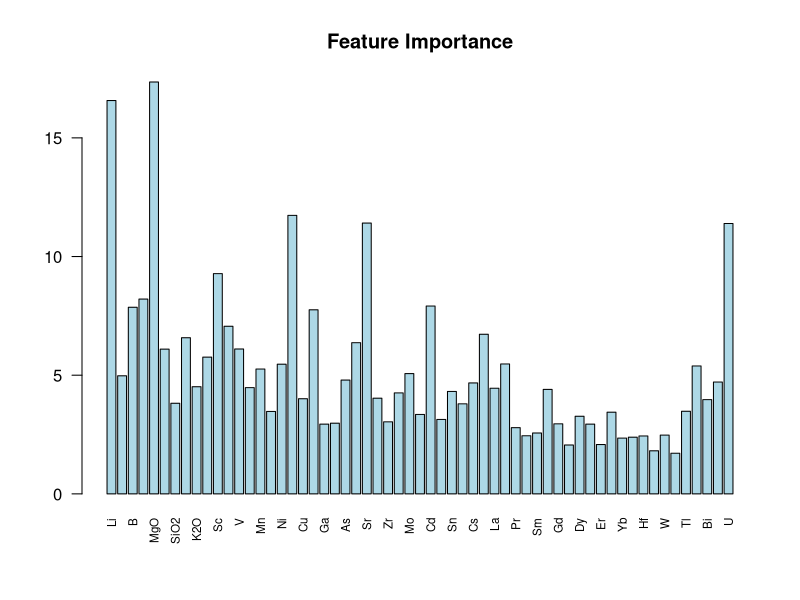

Reproduce this figure in R. (Note: this script raises an error after producing the figure.)

#### Random Forest (RF) Classifier
#Train Random Forest model with k-fold stratified cross-validation for multi-class classsificaton 

install.packages("randomForest")
library(randomForest)
library(readxl)
library(caret)


chert <- read_excel("Geology LAICPMS.xlsx") 
head(chert)

chert <- chert[, !names(chert) %in% c("ANID")] 

print(chert)

#ensure the target class variable is a factor
chert$Group <- as.factor(chert$Group)
table(chert$Group)

# Clean the class levels by making them valid R variable names
levels(chert$Group) <- make.names(levels(chert$Group))
# Check if the levels have been fixed
levels(chert$Group)

set.seed(123)  # For reproducibility

# Define control parameters for cross-validation
train_control <- trainControl(method = "cv",            # Cross-validation method
                              number = 10,             # Number of folds (10-fold CV)
                              classProbs = TRUE,       # Calculate class probabilities (for ROC, etc.)
                              summaryFunction = defaultSummary) # Used for binary classification metrics (use confusionMatrix for multiclass)


# Train the Random Forest model
rf_model <- train(Group ~ .,          # Target variable ~ predictors
                  data = chert,       # The dataset
                  method = "rf",      # Random Forest method
                  trControl = train_control,  # Cross-validation settings
                  metric = "Accuracy")       # Metric to optimize (you can use others like 'ROC' for binary classification)

# Print model summary
print(rf_model)

# Get the cross-validation results (e.g., accuracy)
rf_model$results

# Confusion matrix
confusionMatrix(rf_model)

#feature importance 
importance_scores <- importance(rf_model$finalModel)

barplot(importance_scores[, 1], 
        main = "Feature Importance", 
        col = "lightblue", 
        las = 2, 
        cex.names = 0.7)


##### RFECV
# Load necessary libraries
library(caret)
library(MASS)  # For LDA
library(e1071)  # For SVM

set.seed(123)

# Step 1: Perform RFECV for feature selection using Random Forest
train_control <- trainControl(method = "cv", 
                              number = 10, 
                              savePredictions = "all", 
                              returnResamp = "all", 
                              classProbs = TRUE)

# Train a Random Forest model with RFECV (recursive feature elimination + cross-validation)
rfecv_model <- rfe(Group ~ ., 
                   data = chert, 
                   sizes = c(1:4),  # Try different number of features
                   rfeControl = rfeControl(functions = rfFuncs, method = "cv"))

# Print the results of RFECV (showing selected features)
print(rfecv_model)

# Step 2: Extract the selected features
selected_features <- rfecv_model$optVariables
print(selected_features)

# Subset the data with selected features
selected_data <- chert[, c(selected_features, "Group")]

# Step 3: Train a Linear Discriminant Analysis (LDA) model using selected features
lda_model <- lda(Group ~ ., data = selected_data)

# Step 4: Evaluate the LDA model's performance
lda_predictions <- predict(lda_model, selected_data)
confusionMatrix(lda_predictions$class, selected_data$Group)


#Extract the LDA scores (the projections onto LDA1 and LDA2)
lda_scores <- predict(lda_model)$x  # This gives the LDA1 and LDA2 components

lda_data <- data.frame(LDA1 = lda_scores[, 1],
                       LDA2 = lda_scores[, 2],
                       Class = train_data$Group)

ggplot(lda_predictions, aes(LD1, LD2)) +
  geom_point(aes(color = Group)) +
  stat_ellipse(aes(color = Group))

# introduce artifacts 
artifacts <- read_excel("Artifacts.xlsx") 
head(artifacts)

# Subset new data to only include the selected features (ensure the same columns)
new_data_subset <- artifacts[, selected_features]

# Make predictions using the trained LDA model
lda_predictions <- predict(lda_model, new_data_subset, type = "response")

# View the predicted probabilities for each class
print(lda_predictions$posterior)


# Create a data frame with names, predicted classes, and probabilities
prediction_table <- data.frame(
  Predicted_Class = lda_predictions$class,
  Predicted_Probability = apply(lda_predictions$posterior, 1, function(x) max(x))  # Prob of predicted class
)

# View the prediction table
print(prediction_table)


#####
cv_results <- rf_model$resample
print(cv_results)

# Get importance for each fold:
fold_importances <- list()


# Access fold indices from resample object
for (i in 1:nrow(cv_results)) {
  # Access the resample indices for fold 'i'
  fold_train_indices <- rf_model$pred[rf_model$pred$Resample == paste0("Fold", i),]
  
  # Use the indices to extract the training data for this fold
  fold_train_data <- chert[fold_train_indices$rowIndex, ]
  
  # Check if the fold has at least two classes before training
  if (length(unique(fold_train_data$Species)) > 1) {
    # Train a Random Forest model on this fold's data
    fold_rf_model <- randomForest(Group ~ ., data = fold_train_data, importance = TRUE)
    
    # Store the importance scores for this fold
    fold_importances[[i]] <- importance(fold_rf_model)
  } else {
    cat("Fold", i, "only contains one class, skipping.\n")
  }
}




library(ggplot2)
# Assuming 'importance_scores' is the output from randomForest::importance() and contains the importance values

# Convert the importance_scores to a data frame
importance_df <- as.data.frame(importance_scores)

# Normalize the importance (optional, relative to maximum)
importance_df$normalized_importance <- importance_df[, "MeanDecreaseGini"] / max(importance_df[, "MeanDecreaseGini"])

ggplot(importance_df, aes(x = reorder(rownames(importance_df), normalized_importance), 
                          y = normalized_importance, fill = normalized_importance)) +
  geom_boxplot(alpha = 0.3) +
  theme(axis.text.x = element_text(angle = 90, hjust = 1)) +  # Rotate x-axis labels for better readability
  labs(title = "Feature Importance",
       x = "Features",
       y = "Normalized Importance") +
  theme_minimal()






#### Random Forest (RF) Classifier
#Train Random Forest model with k-fold stratified cross-validation for multi-class classsificaton 

install.packages("randomForest")
library(randomForest)
library(readxl)
library(caret)


chert <- read_excel("Geology LAICPMS.xlsx") 
head(chert)

chert <- chert[, !names(chert) %in% c("ANID")] 

print(chert)

#ensure the target class variable is a factor
chert$Group <- as.factor(chert$Group)
table(chert$Group)

# Clean the class levels by making them valid R variable names
levels(chert$Group) <- make.names(levels(chert$Group))
# Check if the levels have been fixed
levels(chert$Group)

set.seed(123)  # For reproducibility

# Define control parameters for cross-validation
train_control <- trainControl(method = "cv",            # Cross-validation method
                              number = 10,             # Number of folds (10-fold CV)
                              classProbs = TRUE,       # Calculate class probabilities (for ROC, etc.)
                              summaryFunction = defaultSummary) # Used for binary classification metrics (use confusionMatrix for multiclass)


# Train the Random Forest model
rf_model <- train(Group ~ .,          # Target variable ~ predictors
                  data = chert,       # The dataset
                  method = "rf",      # Random Forest method
                  trControl = train_control,  # Cross-validation settings
                  metric = "Accuracy")       # Metric to optimize (you can use others like 'ROC' for binary classification)

# Print model summary
print(rf_model)

# Get the cross-validation results (e.g., accuracy)
rf_model$results

# Confusion matrix
confusionMatrix(rf_model)

#feature importance 
importance_scores <- importance(rf_model$finalModel)

barplot(importance_scores[, 1], 
        main = "Feature Importance", 
        col = "lightblue", 
        las = 2, 
        cex.names = 0.7)


##### RFECV
# Load necessary libraries
library(caret)
library(MASS)  # For LDA
library(e1071)  # For SVM

set.seed(123)

# Step 1: Perform RFECV for feature selection using Random Forest
train_control <- trainControl(method = "cv", 
                              number = 10, 
                              savePredictions = "all", 
                              returnResamp = "all", 
                              classProbs = TRUE)

# Train a Random Forest model with RFECV (recursive feature elimination + cross-validation)
rfecv_model <- rfe(Group ~ ., 
                   data = chert, 
                   sizes = c(1:4),  # Try different number of features
                   rfeControl = rfeControl(functions = rfFuncs, method = "cv"))

# Print the results of RFECV (showing selected features)
print(rfecv_model)

# Step 2: Extract the selected features
selected_features <- rfecv_model$optVariables
print(selected_features)

# Subset the data with selected features
selected_data <- chert[, c(selected_features, "Group")]

# Step 3: Train a Linear Discriminant Analysis (LDA) model using selected features
lda_model <- lda(Group ~ ., data = selected_data)

# Step 4: Evaluate the LDA model's performance
lda_predictions <- predict(lda_model, selected_data)
confusionMatrix(lda_predictions$class, selected_data$Group)


#Extract the LDA scores (the projections onto LDA1 and LDA2)
lda_scores <- predict(lda_model)$x  # This gives the LDA1 and LDA2 components

lda_data <- data.frame(LDA1 = lda_scores[, 1],
                       LDA2 = lda_scores[, 2],
                       Class = train_data$Group)

ggplot(lda_predictions, aes(LD1, LD2)) +
  geom_point(aes(color = Group)) +
  stat_ellipse(aes(color = Group))

# introduce artifacts 
artifacts <- read_excel("Artifacts.xlsx") 
head(artifacts)

# Subset new data to only include the selected features (ensure the same columns)
new_data_subset <- artifacts[, selected_features]

# Make predictions using the trained LDA model
lda_predictions <- predict(lda_model, new_data_subset, type = "response")

# View the predicted probabilities for each class
print(lda_predictions$posterior)


# Create a data frame with names, predicted classes, and probabilities
prediction_table <- data.frame(
  Predicted_Class = lda_predictions$class,
  Predicted_Probability = apply(lda_predictions$posterior, 1, function(x) max(x))  # Prob of predicted class
)

# View the prediction table
print(prediction_table)


#####
cv_results <- rf_model$resample
print(cv_results)

# Get importance for each fold:
fold_importances <- list()


# Access fold indices from resample object
for (i in 1:nrow(cv_results)) {
  # Access the resample indices for fold 'i'
  fold_train_indices <- rf_model$pred[rf_model$pred$Resample == paste0("Fold", i),]
  
  # Use the indices to extract the training data for this fold
  fold_train_data <- chert[fold_train_indices$rowIndex, ]
  
  # Check if the fold has at least two classes before training
  if (length(unique(fold_train_data$Species)) > 1) {
    # Train a Random Forest model on this fold's data
    fold_rf_model <- randomForest(Group ~ ., data = fold_train_data, importance = TRUE)
    
    # Store the importance scores for this fold
    fold_importances[[i]] <- importance(fold_rf_model)
  } else {
    cat("Fold", i, "only contains one class, skipping.\n")
  }
}




library(ggplot2)
# Assuming 'importance_scores' is the output from randomForest::importance() and contains the importance values

# Convert the importance_scores to a data frame
importance_df <- as.data.frame(importance_scores)

# Normalize the importance (optional, relative to maximum)
importance_df$normalized_importance <- importance_df[, "MeanDecreaseGini"] / max(importance_df[, "MeanDecreaseGini"])

ggplot(importance_df, aes(x = reorder(rownames(importance_df), normalized_importance), 
                          y = normalized_importance, fill = normalized_importance)) +
  geom_boxplot(alpha = 0.3) +
  theme(axis.text.x = element_text(angle = 90, hjust = 1)) +  # Rotate x-axis labels for better readability
  labs(title = "Feature Importance",
       x = "Features",
       y = "Normalized Importance") +
  theme_minimal()


